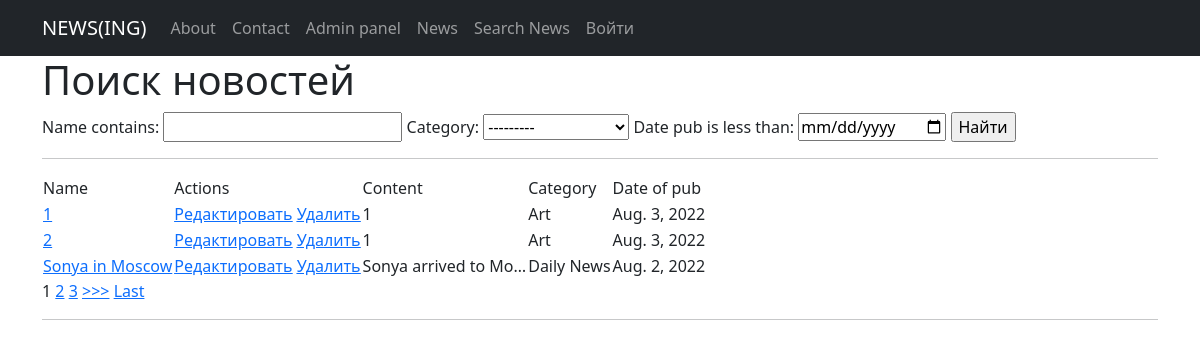
Page /news/search_news/ on the earlier database version.
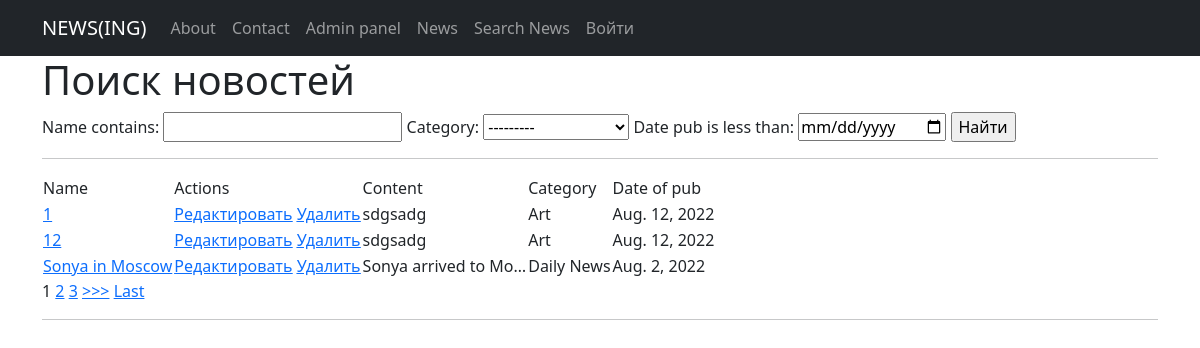
Same page on the later database version.
### News_feed_view/models.py (models this page shows, shortened)
class News(models.Model):
    name = models.CharField(
        max_length=124,
        unique=True
    )
    content = models.TextField()
    category = models.ForeignKey(
        to = 'Category',
        on_delete=models.CASCADE,
        related_name='news'
    )
    date_pub = models.DateField(auto_now=True)

class Category(models.Model):
    name = models.CharField(max_length=100, unique=True)
    subscribed_user = models.ManyToManyField(User, through='Subscribers')
    def __str__(self):
        return self.name.title()

### News_feed_view/views.py (the view, shortened to what this page needs)
# urls.py: path('search_news/', SearchNews.as_view(), name = 'search_news'),
class SearchNews(ListView):
    model = News
    template_name = 'search_news.html'
    ordering = 'name'
    context_object_name = 'search_news'
    paginate_by = 3
    def get_queryset(self):
        queryset = super().get_queryset()
        return NewsSimpleFilter(self.request.GET, queryset=queryset).qs
    def get_context_data(self, **kwargs):
        context = super().get_context_data(**kwargs)
        context['filter'] = NewsSimpleFilter(self.request.GET, queryset=self.get_queryset())
        return context

### templates/search_news.html (shortened to what this page needs)
{% extends 'flatpages/default.html' %}
{% block content %}
<h1>Поиск новостей</h1>
<form method="GET">
    {{ filter.form }}
    <input type="submit" value="Найти">
</form>
<hr>
<table>
    <tr>
        <td> Name </td>
        <td> Actions </td>
        <td> Content </td>
        <td> Category </td>
        <td> Date of pub </td>
    </tr>
    {% for i in search_news %}
        <tr>
            <td> <a href="{% url 'news_detail' i.id %}"> {{i.name}} </a> </td>
            <td>
                <a href="{% url 'update_news' i.id %} "><u>Редактировать</u></a>
                <a href="{% url 'delete_news' i.id %} "><u> Удалить </u></a>
            </td>
            <td> {{ i.content|truncatechars:20 }} </td>
            <td> {{ i.category }} </td>
            <td> {{ i.date_pub }} </td>
        </tr>
    {% endfor %}
</table>
{% if is_paginated %}
    {% for num in page_obj.paginator.page_range %}
        {% if page_obj.number == num %}
            <a>{{ num }}</a>
        {% elif num > page_obj.number|add:'-3' and num < page_obj.number|add:'3' %}
            <a href="?page={{ num }}">{{ num }}</a>
        {% endif %}
    {% endfor %}
    {% if page_obj.has_next %}
        <a href="?page={{ page_obj.next_page_number }}">>>></a>
        <a href="?page={{ page_obj.paginator.num_pages }}">Last</a>
    {% endif %}
{% endif %}
<hr>
{% endblock content %}

### templates/flatpages/default.html (shortened to what this page needs)
<!DOCTYPE html>
<html lang="en">
    <head>
        {% load static %}
        <link href="{% static 'css/styles.css' %}" rel="stylesheet" />
    </head>
    <body>
        <nav class="navbar navbar-expand-lg navbar-dark bg-dark static-top">
           <div class="container">
               <a class="navbar-brand" href="http://127.0.0.1:8000/news/">NEWS(ING)</a>
               <div class="collapse navbar-collapse" id="navbarResponsive">
                   <ul class="navbar-nav ml-auto">
                       <li class="nav-item">
                           <a class="nav-link" href="/about/">About</a>
                       </li>
                       <li class="nav-item">
                           <a class="nav-link" href="/contacts/">Contact</a>
                       </li>
                       <li class="nav-item">
                           <a class="nav-link" href="/admin/">Admin panel</a>
                       </li>
                       <li class="nav-item">
                           <a class="nav-link" href="/news/">News</a>
                       </li>
                       <li class="nav-item">
                           <a class="nav-link" href="/news/search_news/">Search News</a>
                       </li>
                       {% if request.user.is_authenticated %}
                           <li class="nav-item">
                               <a class="nav-link" href="/sign/index">Личный кабинет</a>
                           </li>
                       {% else %}
                           <li class="nav-item">
                               <a class="nav-link" href="/sign/index">Войти</a>
                           </li>
                       {% endif %}
                   </ul>
               </div>
           </div>
        </nav>
        <div class="container">
           <div class="row">
               <div class="col-lg-12">
                   {% block content %}{% endblock content %}
               </div>
           </div>
        </div>
    </body>
</html>

Differences in the rows shown:
removed News: name "1", content "1", category "Art", date_pub "Aug. 3, 2022"
removed News: name "2", content "1", category "Art", date_pub "Aug. 3, 2022"
added News: name "1", content "sdgsadg", category "Art", date_pub "Aug. 12, 2022"
added News: name "12", content "sdgsadg", category "Art", date_pub "Aug. 12, 2022"
